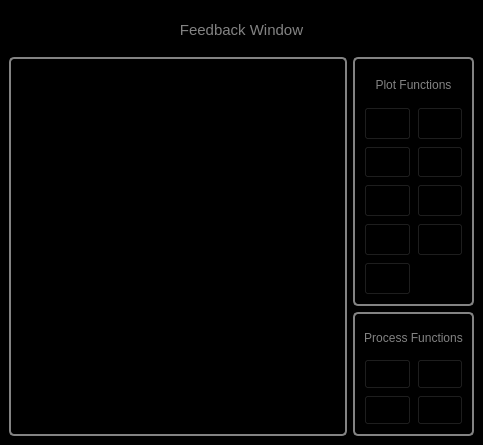
<?xml version="1.0" encoding="UTF-8"?>
<ui version="4.0">
 <class>MainWindow</class>
 <widget class="QMainWindow" name="MainWindow">
  <property name="geometry">
   <rect>
    <x>0</x>
    <y>0</y>
    <width>483</width>
    <height>445</height>
   </rect>
  </property>
  <property name="windowTitle">
   <string>Command Center</string>
  </property>
  <property name="windowIcon">
   <iconset resource="../Resources/nSOTScannerResources.qrc">
    <normaloff>:/nSOTScanner/Pictures/jj_schema.svg</normaloff>:/nSOTScanner/Pictures/jj_schema.svg</iconset>
  </property>
  <widget class="QWidget" name="centralwidget">
   <property name="styleSheet">
    <string notr="true">#centralwidget
{
background-color: rgb(0, 0, 0);
}</string>
   </property>
   <layout class="QGridLayout" name="gridLayout_3" rowstretch="1,6,3" columnstretch="4,1">
    <item row="1" column="0" rowspan="2">
     <widget class="QListWidget" name="listWidget_Plots">
      <property name="styleSheet">
       <string notr="true">QListWidget#listWidget_Plots{
color: rgb(131,131,131);
background-color:rgb(0,0,0);
border: 2px solid  rgb(131, 131, 131);
border-radius: 5px
}

QScrollBar:horizontal {
   border: 0px;
   background: black;
   height: 15px;
}
QScrollBar:vertical {
   border: 0px;
   background: black;
   width: 15px;
}</string>
      </property>
      <property name="dragDropMode">
       <enum>QAbstractItemView::DragOnly</enum>
      </property>
      <property name="selectionMode">
       <enum>QAbstractItemView::ExtendedSelection</enum>
      </property>
     </widget>
    </item>
    <item row="0" column="0" colspan="2">
     <widget class="QLabel" name="label_Feedback">
      <property name="font">
       <font>
        <pointsize>11</pointsize>
       </font>
      </property>
      <property name="styleSheet">
       <string notr="true">QLabel#label_Feedback{
color: rgb(131,131,131);
background-color:rgb(0,0,0)
}</string>
      </property>
      <property name="text">
       <string>&lt;html&gt;&lt;head/&gt;&lt;body&gt;&lt;p&gt;&lt;span style=&quot; color:#838383;&quot;&gt;Feedback Window&lt;/span&gt;&lt;/p&gt;&lt;/body&gt;&lt;/html&gt;</string>
      </property>
      <property name="alignment">
       <set>Qt::AlignCenter</set>
      </property>
     </widget>
    </item>
    <item row="2" column="1">
     <widget class="QFrame" name="frame_Process">
      <property name="styleSheet">
       <string notr="true">
QFrame#frame_Process{
color: rgb(131,131,131);
background-color:rgb(0,0,0);
border: 2px solid  rgb(131,131,131);
border-radius: 5px
}
</string>
      </property>
      <property name="frameShape">
       <enum>QFrame::StyledPanel</enum>
      </property>
      <property name="frameShadow">
       <enum>QFrame::Raised</enum>
      </property>
      <layout class="QGridLayout" name="gridLayout_2" rowstretch="1,1,1" columnstretch="1,1">
       <item row="0" column="0" colspan="2">
        <widget class="QLabel" name="label">
         <property name="styleSheet">
          <string notr="true">color:rgb(131,131,131)</string>
         </property>
         <property name="text">
          <string>Process Functions</string>
         </property>
         <property name="alignment">
          <set>Qt::AlignCenter</set>
         </property>
        </widget>
       </item>
       <item row="1" column="0">
        <widget class="QPushButton" name="pushButton_Addition">
         <property name="enabled">
          <bool>true</bool>
         </property>
         <property name="sizePolicy">
          <sizepolicy hsizetype="Preferred" vsizetype="Preferred">
           <horstretch>0</horstretch>
           <verstretch>0</verstretch>
          </sizepolicy>
         </property>
         <property name="toolTip">
          <string>open process list as addition</string>
         </property>
         <property name="styleSheet">
          <string notr="true">QPushButton#pushButton_Addition{
image:url(:/nSOTScanner/Pictures/overlay Addition.png);
background: black;
}

QPushButton:pressed#pushButton_Addition{
image:url(:/nSOTScanner/Pictures/overlay Addition.png);
background: black;
border: 2px rgb(131,131,131);
border-radius: 5px
}
</string>
         </property>
         <property name="text">
          <string/>
         </property>
        </widget>
       </item>
       <item row="1" column="1">
        <widget class="QPushButton" name="pushButton_Subtract">
         <property name="enabled">
          <bool>true</bool>
         </property>
         <property name="sizePolicy">
          <sizepolicy hsizetype="Preferred" vsizetype="Preferred">
           <horstretch>0</horstretch>
           <verstretch>0</verstretch>
          </sizepolicy>
         </property>
         <property name="toolTip">
          <string>open process list as subtract</string>
         </property>
         <property name="styleSheet">
          <string notr="true">QPushButton#pushButton_Subtract{
image:url(:/nSOTScanner/Pictures/overlaySubtract.png);
background: black;
}

QPushButton:pressed#pushButton_Subtract{
image:url(:/nSOTScanner/Pictures/overlaySubtract.png);
background: black;
border: 2px rgb(131,131,131);
border-radius: 5px
}
</string>
         </property>
         <property name="text">
          <string/>
         </property>
        </widget>
       </item>
       <item row="2" column="0">
        <widget class="QPushButton" name="pushButton_Product">
         <property name="enabled">
          <bool>true</bool>
         </property>
         <property name="sizePolicy">
          <sizepolicy hsizetype="Preferred" vsizetype="Preferred">
           <horstretch>0</horstretch>
           <verstretch>0</verstretch>
          </sizepolicy>
         </property>
         <property name="toolTip">
          <string>open process list as multiply</string>
         </property>
         <property name="styleSheet">
          <string notr="true">QPushButton#pushButton_Product{
image:url(:/nSOTScanner/Pictures/overlay Multiply.png);
background: black;
}

QPushButton:pressed#pushButton_Product{
image:url(:/nSOTScanner/Pictures/overlay Multiply.png);
background: black;
border: 2px rgb(131,131,131);
border-radius: 5px
}
</string>
         </property>
         <property name="text">
          <string/>
         </property>
        </widget>
       </item>
       <item row="2" column="1">
        <widget class="QPushButton" name="pushButton_Division">
         <property name="enabled">
          <bool>true</bool>
         </property>
         <property name="sizePolicy">
          <sizepolicy hsizetype="Preferred" vsizetype="Preferred">
           <horstretch>0</horstretch>
           <verstretch>0</verstretch>
          </sizepolicy>
         </property>
         <property name="toolTip">
          <string>open process list as division</string>
         </property>
         <property name="styleSheet">
          <string notr="true">QPushButton#pushButton_Division{
image:url(:/nSOTScanner/Pictures/overlay Divison.png);
background: black;
}

QPushButton:pressed#pushButton_Division{
image:url(:/nSOTScanner/Pictures/overlay Divison.png);
background: black;
border: 2px rgb(131,131,131);
border-radius: 5px
}
</string>
         </property>
         <property name="text">
          <string/>
         </property>
        </widget>
       </item>
      </layout>
     </widget>
    </item>
    <item row="1" column="1">
     <widget class="QFrame" name="frame_PlotRelatedFunctions">
      <property name="styleSheet">
       <string notr="true">
QFrame#frame_PlotRelatedFunctions{
color: rgb(131,131,131);
background-color:rgb(0,0,0);
border: 2px solid  rgb(131,131,131);
border-radius: 5px
}
</string>
      </property>
      <property name="frameShape">
       <enum>QFrame::StyledPanel</enum>
      </property>
      <property name="frameShadow">
       <enum>QFrame::Raised</enum>
      </property>
      <layout class="QGridLayout" name="gridLayout" rowstretch="1,1,1,1,1,1" columnstretch="1,1">
       <item row="1" column="0">
        <widget class="QPushButton" name="pushButton_AddPlotter">
         <property name="enabled">
          <bool>true</bool>
         </property>
         <property name="sizePolicy">
          <sizepolicy hsizetype="Preferred" vsizetype="Preferred">
           <horstretch>0</horstretch>
           <verstretch>0</verstretch>
          </sizepolicy>
         </property>
         <property name="minimumSize">
          <size>
           <width>0</width>
           <height>0</height>
          </size>
         </property>
         <property name="toolTip">
          <string>&lt;html&gt;&lt;head/&gt;&lt;body&gt;&lt;p&gt;Add a new plotter&lt;/p&gt;&lt;/body&gt;&lt;/html&gt;</string>
         </property>
         <property name="styleSheet">
          <string notr="true">QPushButton:disabled#pushButton_AddPlotter {image:url(:/nSOTScanner/Pictures/lock.png)}

QPushButton#pushButton_AddPlotter{
image:url(:/nSOTScanner/Pictures/AddPlotter.png);
background: black;
}

QPushButton:pressed#pushButton_AddPlotter{
image:url(:/nSOTScanner/Pictures/AddPlotter.png);
background: black;
border: 2px rgb(131,131,131);
border-radius: 5px
}
</string>
         </property>
         <property name="text">
          <string/>
         </property>
        </widget>
       </item>
       <item row="0" column="0" colspan="2">
        <widget class="QLabel" name="label_PlotRelated">
         <property name="styleSheet">
          <string notr="true">color:rgb(131,131,131)</string>
         </property>
         <property name="text">
          <string>Plot Functions</string>
         </property>
         <property name="alignment">
          <set>Qt::AlignCenter</set>
         </property>
        </widget>
       </item>
       <item row="2" column="0">
        <widget class="QPushButton" name="pushButton_SetArea">
         <property name="enabled">
          <bool>true</bool>
         </property>
         <property name="sizePolicy">
          <sizepolicy hsizetype="Preferred" vsizetype="Preferred">
           <horstretch>0</horstretch>
           <verstretch>0</verstretch>
          </sizepolicy>
         </property>
         <property name="toolTip">
          <string>Set selected area for all window</string>
         </property>
         <property name="styleSheet">
          <string notr="true">QPushButton:disabled#pushButton_SetArea {image:url(:/nSOTScanner/Pictures/lock.png)}

QPushButton#pushButton_SetArea{
image:url(:/nSOTScanner/Pictures/SelectArea.png);
background: black;
}

QPushButton:pressed#pushButton_SetArea{
image:url(:/nSOTScanner/Pictures/SelectArea.png);
background: black;
border: 2px rgb(131,131,131);
border-radius: 5px
}
</string>
         </property>
         <property name="text">
          <string/>
         </property>
        </widget>
       </item>
       <item row="4" column="1">
        <widget class="QPushButton" name="pushButton_Setting">
         <property name="sizePolicy">
          <sizepolicy hsizetype="Preferred" vsizetype="Preferred">
           <horstretch>0</horstretch>
           <verstretch>0</verstretch>
          </sizepolicy>
         </property>
         <property name="toolTip">
          <string>Settings</string>
         </property>
         <property name="styleSheet">
          <string notr="true">QPushButton:disabled#pushButton_Setting {image:url(:/nSOTScanner/Pictures/lock.png)}

#pushButton_Setting{
image:url(:/nSOTScanner/Pictures/Setting.png);
background: black;
}

QPushButton:pressed#pushButton_Setting{
image:url(:/nSOTScanner/Pictures/Setting.png);
background: black;
border: 2px rgb(131,131,131);
border-radius: 5px
}</string>
         </property>
         <property name="text">
          <string/>
         </property>
        </widget>
       </item>
       <item row="4" column="0">
        <widget class="QPushButton" name="pushButton_FineTune">
         <property name="sizePolicy">
          <sizepolicy hsizetype="Preferred" vsizetype="Preferred">
           <horstretch>0</horstretch>
           <verstretch>0</verstretch>
          </sizepolicy>
         </property>
         <property name="toolTip">
          <string>Fine Tune the plotters selected. Please select 2 plotters.</string>
         </property>
         <property name="styleSheet">
          <string notr="true">QPushButton:disabled#pushButton_FineTune {image:url(:/nSOTScanner/Pictures/lock.png)}

#pushButton_FineTune{
image:url(:/nSOTScanner/Pictures/Fine Tuning.png);
background: black;
}

QPushButton:pressed#pushButton_FineTune{
image:url(:/nSOTScanner/Pictures/Fine Tuning.png);
background: black;
border: 2px rgb(131,131,131);
border-radius: 5px
}</string>
         </property>
         <property name="text">
          <string/>
         </property>
        </widget>
       </item>
       <item row="1" column="1">
        <widget class="QPushButton" name="pushButton_RefreshPlotters">
         <property name="sizePolicy">
          <sizepolicy hsizetype="Preferred" vsizetype="Preferred">
           <horstretch>0</horstretch>
           <verstretch>0</verstretch>
          </sizepolicy>
         </property>
         <property name="toolTip">
          <string>&lt;html&gt;&lt;head/&gt;&lt;body&gt;&lt;p&gt;Refresh All Plotters&lt;/p&gt;&lt;/body&gt;&lt;/html&gt;</string>
         </property>
         <property name="styleSheet">
          <string notr="true">QPushButton:disabled#pushButton_RefreshPlotters {image:url(:/nSOTScanner/Pictures/lock.png)}

#pushButton_RefreshPlotters{
image:url(:/nSOTScanner/Pictures/refresh.png);
background: black;
}

QPushButton:pressed#pushButton_RefreshPlotters{
image:url(:/nSOTScanner/Pictures/refresh.png);
background: black;
border: 2px rgb(131,131,131);
border-radius: 5px
}</string>
         </property>
         <property name="text">
          <string/>
         </property>
        </widget>
       </item>
       <item row="2" column="1">
        <widget class="QPushButton" name="pushButton_SubtractOveralAverage">
         <property name="enabled">
          <bool>true</bool>
         </property>
         <property name="sizePolicy">
          <sizepolicy hsizetype="Preferred" vsizetype="Preferred">
           <horstretch>0</horstretch>
           <verstretch>0</verstretch>
          </sizepolicy>
         </property>
         <property name="toolTip">
          <string>&lt;html&gt;&lt;head/&gt;&lt;body&gt;&lt;p&gt;Batch process all plotters with subtraction.&lt;/p&gt;&lt;/body&gt;&lt;/html&gt;</string>
         </property>
         <property name="styleSheet">
          <string notr="true">QPushButton:disabled#pushButton_SubtractOveralAverage {image:url(:/nSOTScanner/Pictures/lock.png)}

QPushButton#pushButton_SubtractOveralAverage{
image:url(:/nSOTScanner/Pictures/inverseRes.png);
background: black;
}

QPushButton:pressed#pushButton_SubtractOveralAverage{
image:url(:/nSOTScanner/Pictures/inverseRes.png);
background: black;
border: 2px rgb(131,131,131);
border-radius: 5px
}
</string>
         </property>
         <property name="text">
          <string/>
         </property>
        </widget>
       </item>
       <item row="3" column="0">
        <widget class="QPushButton" name="pushButton_savePlot">
         <property name="sizePolicy">
          <sizepolicy hsizetype="Preferred" vsizetype="Preferred">
           <horstretch>0</horstretch>
           <verstretch>0</verstretch>
          </sizepolicy>
         </property>
         <property name="toolTip">
          <string>&lt;html&gt;&lt;head/&gt;&lt;body&gt;&lt;p&gt;Save all data as matlab files. Select folder and data will be saved as file name&lt;/p&gt;&lt;/body&gt;&lt;/html&gt;</string>
         </property>
         <property name="styleSheet">
          <string notr="true">QPushButton:disabled#pushButton_savePlot {image:url(:/nSOTScanner/Pictures/lock.png)}

#pushButton_savePlot{
image:url(:/nSOTScanner/Pictures/save.png);
background: black;
}

QPushButton:pressed#pushButton_savePlot{
image:url(:/nSOTScanner/Pictures/save.png);
background: black;
border: 2px rgb(131,131,131);
border-radius: 5px
}</string>
         </property>
         <property name="text">
          <string/>
         </property>
        </widget>
       </item>
       <item row="3" column="1">
        <widget class="QPushButton" name="pushButton_MultiplySelected">
         <property name="enabled">
          <bool>true</bool>
         </property>
         <property name="sizePolicy">
          <sizepolicy hsizetype="Preferred" vsizetype="Preferred">
           <horstretch>0</horstretch>
           <verstretch>0</verstretch>
          </sizepolicy>
         </property>
         <property name="toolTip">
          <string>&lt;html&gt;&lt;head/&gt;&lt;body&gt;&lt;p&gt;Multiply selected Plotters with constant&lt;/p&gt;&lt;/body&gt;&lt;/html&gt;</string>
         </property>
         <property name="styleSheet">
          <string notr="true">QPushButton:disabled#pushButton_MultiplySelected {image:url(:/nSOTScanner/Pictures/lock.png)}

QPushButton#pushButton_MultiplySelected{
image:url(:/nSOTScanner/Pictures/Multiply.png);
background: black;
}

QPushButton:pressed#pushButton_MultiplySelected{
image:url(:/nSOTScanner/Pictures/Multiply.png);
background: black;
border: 2px rgb(131,131,131);
border-radius: 5px
}
</string>
         </property>
         <property name="text">
          <string/>
         </property>
        </widget>
       </item>
       <item row="5" column="0">
        <widget class="QPushButton" name="pushButton_ACfitting">
         <property name="sizePolicy">
          <sizepolicy hsizetype="Preferred" vsizetype="Preferred">
           <horstretch>0</horstretch>
           <verstretch>0</verstretch>
          </sizepolicy>
         </property>
         <property name="toolTip">
          <string>AC data fitting</string>
         </property>
         <property name="styleSheet">
          <string notr="true">QPushButton:disabled#pushButton_ACfitting {image:url(:/nSOTScanner/Pictures/lock.png)}

#pushButton_ACfitting{
image:url(:/nSOTScanner/Pictures/Tuning Fork.png);
background: black;
}

QPushButton:pressed#pushButton_ACfitting{
image:url(:/nSOTScanner/Pictures/Tuning Fork.png);
background: black;
border: 2px rgb(131,131,131);
border-radius: 5px
}</string>
         </property>
         <property name="text">
          <string/>
         </property>
        </widget>
       </item>
      </layout>
     </widget>
    </item>
   </layout>
  </widget>
 </widget>
 <resources>
  <include location="../Resources/nSOTScannerResources.qrc"/>
 </resources>
 <connections/>
</ui>
